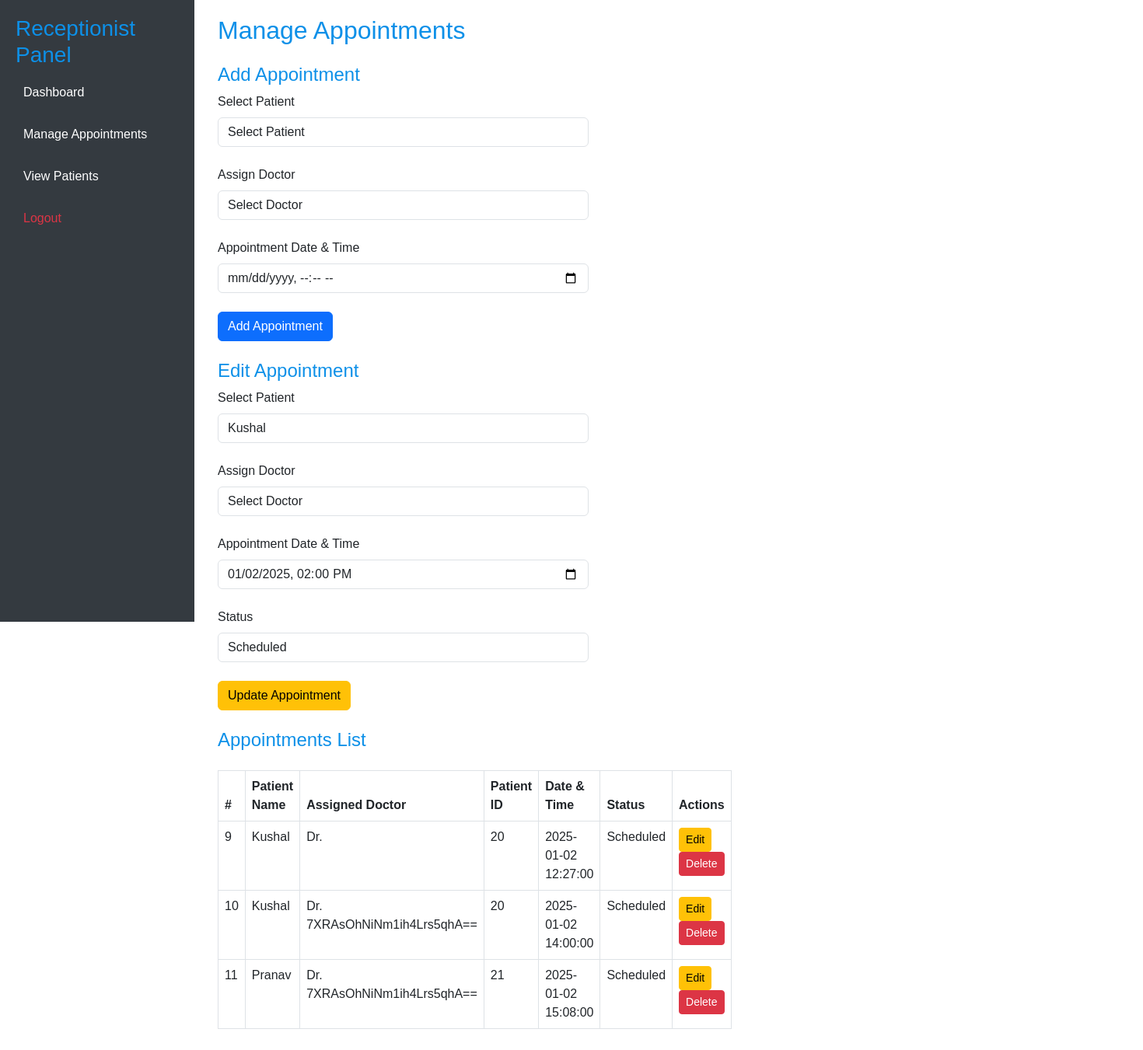
/manage_appointments.php?edit=10 (signed in), run on the app's committed database.
### tables this page shows
CREATE TABLE `appointments` (
  `appointment_id` int(11) NOT NULL,
  `patient_id` int(11) DEFAULT NULL,
  `date` datetime DEFAULT NULL,
  `appointment_time` time DEFAULT NULL,
  `doctor_username` varchar(255) DEFAULT NULL,
  `status` enum('Scheduled','Completed','Cancelled') DEFAULT NULL,
  `created_at` timestamp NOT NULL DEFAULT current_timestamp(),
  `updated_at` timestamp NOT NULL DEFAULT current_timestamp() ON UPDATE current_timestamp()
);

CREATE TABLE `patients` (
  `patient_id` int(11) NOT NULL,
  `patient_name` varchar(255) NOT NULL,
  `age` int(11) DEFAULT NULL,
  `gender` enum('Male','Female','Other') DEFAULT NULL,
  `contact_info` varchar(255) DEFAULT NULL,
  `status` enum('Indoor','Outdoor') DEFAULT NULL,
  `created_at` timestamp NOT NULL DEFAULT current_timestamp(),
  `updated_at` timestamp NOT NULL DEFAULT current_timestamp() ON UPDATE current_timestamp(),
  `phone_number` varchar(15) DEFAULT NULL,
  `email` varchar(255) DEFAULT NULL
);

CREATE TABLE `users` (
  `id` int(11) NOT NULL,
  `username` varchar(255) NOT NULL,
  `password_hash` varchar(255) NOT NULL,
  `role` enum('Admin','Doctor','Pharmacist','Receptionist') NOT NULL,
  `created_at` timestamp NOT NULL DEFAULT current_timestamp(),
  `updated_at` timestamp NOT NULL DEFAULT current_timestamp() ON UPDATE current_timestamp(),
  `email` varchar(255) NOT NULL,
  `phone` varchar(255) NOT NULL,
  `reset_token` varchar(255) DEFAULT NULL,
  `reset_token_expiry` datetime DEFAULT NULL
);

### manage_appointments.php (the view, shortened to what this page needs)
<?php
require 'db.php';
$stmt = $pdo->query("SELECT appointments.*, patients.patient_name, users.username AS doctor_username FROM appointments LEFT JOIN patients ON appointments.patient_id = patients.patient_id LEFT JOIN users ON appointments.doctor_username = users.username ORDER BY date ASC");
$appointments = $stmt->fetchAll();
$patients_stmt = $pdo->query("SELECT * FROM patients");
$patients = $patients_stmt->fetchAll();
if (isset($_GET['edit'])) {
    $appointment_id = $_GET['edit'];
    $stmt = $pdo->prepare("SELECT * FROM appointments WHERE appointment_id = :appointment_id");
    $stmt->execute([':appointment_id' => $appointment_id]);
    $appointment = $stmt->fetch();
}
?>
<!DOCTYPE html>
<html lang="en">
<head>
    <link href="https://cdn.jsdelivr.net/npm/bootstrap@5.3.0-alpha1/dist/css/bootstrap.min.css" rel="stylesheet">
</head>
<body>
    <div class="container-fluid">
        <div class="row">
            <div class="sidebar">
                <h3>Receptionist Panel</h3>
                <a href="receptionist_dashboard.php">Dashboard</a>
                <a href="manage_appointments.php">Manage Appointments</a>
                <a href="view_patients.php">View Patients</a>
                <a href="plogout.php" class="text-danger">Logout</a>
            </div>
            <div class="main-content">
                <div class="col-md-4">
                    <h2>Manage Appointments</h2>
                    <h4 class="mt-4">Add Appointment</h4>
                    <form method="POST">
                        <div class="mb-4">
                            <label for="patient_id" class="form-label">Select Patient</label>
                            <select name="patient_id" class="form-control" required>
                                <option value="">Select Patient</option>
                            </select>
                        </div>
                        <div class="mb-4">
                            <label for="doctor_id" class="form-label">Assign Doctor</label>
                            <select name="doctor_id" class="form-control" required>
                                <option value="">Select Doctor</option>
                            </select>
                        </div>
                        <div class="mb-4">
                            <label for="date" class="form-label">Appointment Date & Time</label>
                            <input type="datetime-local" name="date" class="form-control" required>
                        </div>
                        <button type="submit" name="add_appointment" class="btn btn-primary">Add Appointment</button>
                    </form>
                    <?php if (isset($appointment)): ?>
                        <h4 class="mt-4">Edit Appointment</h4>
                        <form method="POST">
                            <div class="mb-4">
                                <label for="patient_id" class="form-label">Select Patient</label>
                                <select name="patient_id" class="form-control" required>
                                    <?php foreach ($patients as $patient): ?>
                                        <option value="<?php echo $patient['patient_id']; ?>" <?php echo $appointment['patient_id'] == $patient['patient_id'] ? 'selected' : ''; ?>>
                                            <?php echo $patient['patient_name']; ?>
                                        </option>
                                    <?php endforeach; ?>
                                </select>
                            </div>
                            <div class="mb-4">
                            <label for="doctor_id" class="form-label">Assign Doctor</label>
                            <select name="doctor_id" class="form-control" required>
                                <option value="">Select Doctor</option>
                            </select>
                            </div>
                            <div class="mb-4">
                                <label for="date" class="form-label">Appointment Date & Time</label>
                                <input type="datetime-local" name="date" class="form-control" value="<?php echo $appointment['date']; ?>" required>
                            </div>
                            <div class="mb-4">
                                <label for="status" class="form-label">Status</label>
                                <select name="status" class="form-control" required>
                                    <option value="Scheduled" <?php echo $appointment['status'] == 'Scheduled' ? 'selected' : ''; ?>>Scheduled</option>
                                </select>
                            </div>
                            <button type="submit" name="update_appointment" class="btn btn-warning">Update Appointment</button>
                        </form>
                    <?php endif; ?>
                    <h4 class="mt-4">Appointments List</h4>
                    <table class="table table-bordered mt-4">
                        <thead>
                            <tr>
                                <th>#</th>
                                <th>Patient Name</th>
                                <th>Assigned Doctor</th>
                                <th>Patient ID</th>
                                <th>Date & Time</th>
                                <th>Status</th>
                                <th>Actions</th>
                            </tr>
                        </thead>
                        <tbody>
                            <?php foreach ($appointments as $appointment): ?>
                                <tr>
                                    <td><?php echo $appointment['appointment_id']; ?></td>
                                    <td><?php echo $appointment['patient_name']; ?></td>
                                    <td>Dr. <?php echo $appointment['doctor_username']; ?></td>
                                    <td><?php echo $appointment['patient_id']; ?></td>
                                    <td><?php echo $appointment['date']; ?></td>
                                    <td><?php echo $appointment['status']; ?></td>
                                    <td>
                                        <a href="manage_appointments.php?edit=<?php echo $appointment['appointment_id']; ?>" class="btn btn-warning btn-sm">Edit</a>
                                        <a href="manage_appointments.php?delete=<?php echo $appointment['appointment_id']; ?>" class="btn btn-danger btn-sm">Delete</a>
                                    </td>
                                </tr>
                            <?php endforeach; ?>
                        </tbody>
                    </table>
                </div>
            </div>
        </div>
    </div>
</body>
</html>

### manage_appointments.php (style rules this page uses)
body { font-family: Arial, sans-serif; }
h2, h3, h4 { color: rgb(13, 144, 232); }
.sidebar { height: 100vh; width: 250px; background: #343a40; color: white; position: fixed; padding: 20px; }
.sidebar a { color: white; text-decoration: none; padding: 10px; display: block; margin: 10px 0; }
.main-content { margin-left: 260px; padding: 20px; }

### data on the page
appointments: patient_id "Kushal", date "01/02/2025 14:00", status "Scheduled", appointment_id "10", patient.patient_name "Kushal", users.username "7XRAsOhNiNm1ih4Lrs5qhA==", patient "20", date "2025-01-02 14:00:00"
appointments: appointment_id "9", patient.patient_name "Kushal", patient "20", date "2025-01-02 12:27:00", status "Scheduled"
appointments: appointment_id "11", patient.patient_name "Pranav", users.username "7XRAsOhNiNm1ih4Lrs5qhA==", patient "21", date "2025-01-02 15:08:00", status "Scheduled"
